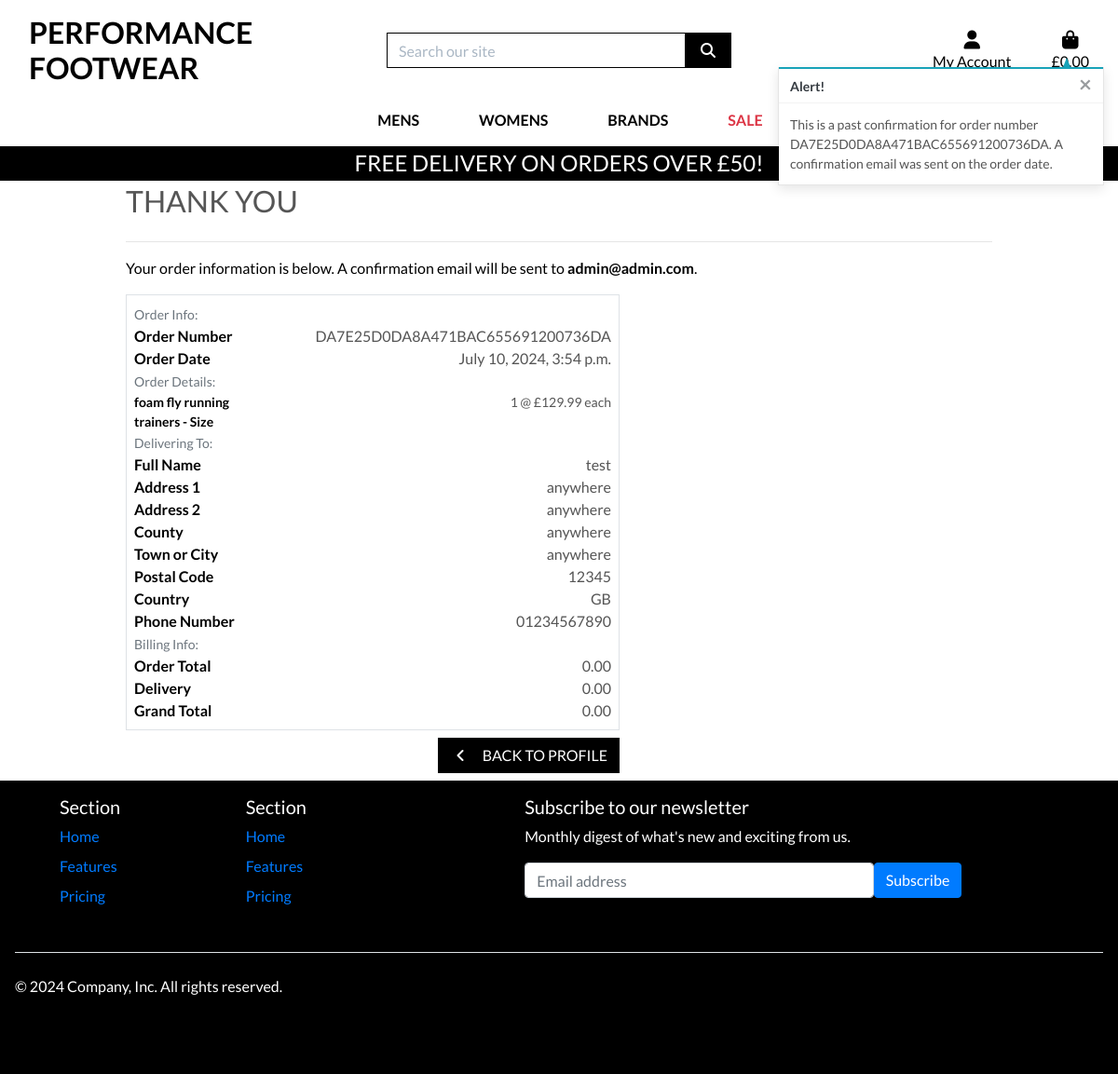
The page /profile/order_history/DA7E25D0DA8A471BAC655691200736DA on the database its author committed.
### checkout/models.py (models this page shows, shortened)
class Order(models.Model):
    order_number = models.CharField(max_length=32, null=False, editable=False)
    user_profile = models.ForeignKey(UserProfile, on_delete=models.SET_NULL,
                                      null=True, blank=True, related_name='orders')
    full_name = models.CharField(max_length=50, null=False, blank=False)
    email = models.EmailField(max_length=254, null=False, blank=False)
    phone_number = models.CharField(max_length=20, null=False, blank=False)
    country = CountryField(blank_label='Country *', null=False, blank=False)
    postcode = models.CharField(max_length=20, null=True, blank=True)
    town_or_city = models.CharField(max_length=40, null=False, blank=False)
    street_address1 = models.CharField(max_length=80, null=False, blank=False)
    street_address2 = models.CharField(max_length=80, null=True, blank=True)
    county = models.CharField(max_length=80, null=True, blank=True)
    date = models.DateTimeField(auto_now_add=True)
    delivery_cost = models.DecimalField(max_digits=6, decimal_places=2, null=False, default=0)
    order_total = models.DecimalField(max_digits=10, decimal_places=2, null=False, default=0)
    grand_total = models.DecimalField(max_digits=10, decimal_places=2, null=False, default=0)
    original_bag = models.TextField(null=False, blank=False, default='')
    stripe_pid = models.CharField(max_length=254, null=False, blank=False, default='')

class OrderLineItem(models.Model):
    order = models.ForeignKey(Order, null=False, blank=False, on_delete=models.CASCADE, related_name='lineitems')
    product = models.ForeignKey(Product, null=False, blank=False, on_delete=models.CASCADE)
    product_size = models.CharField(max_length=2, null=True, blank=True)
    quantity = models.IntegerField(null=False, blank=False, default=0)
    lineitem_total = models.DecimalField(max_digits=6, decimal_places=2, null=False, blank=False, editable=False)
    product_variant = models.ForeignKey(ProductVariant, null=True, blank=True, on_delete=models.CASCADE)

### products/models.py (models this page shows, shortened)
class Product(models.Model):
    GENDER_CHOICES = [
        ('men', 'men'),
        ('women', 'women'),
    ]
    category = models.ForeignKey('Category', null=True,
                                 blank=True, on_delete=models.SET_NULL)
    sku = models.CharField(max_length=254, null=True, blank=True)
    name = models.CharField(max_length=254)
    description = models.TextField()
    has_sizes = models.BooleanField(default=False, null=True, blank=True)
    price = models.DecimalField(max_digits=6, decimal_places=2)
    sale_price = models.DecimalField(max_digits=10, decimal_places=2,
                                     null=True, blank=True)
    rating = models.DecimalField(max_digits=6, decimal_places=2,
                                 null=True, blank=True)
    image_url = models.URLField(max_length=1024, null=True, blank=True)
    image = models.ImageField(null=True, blank=True)
    brand = models.ForeignKey("Brand", null=True, blank=True,
                              on_delete=models.SET_NULL)
    on_sale = models.BooleanField(default=False)
    created_on = models.DateField(default=timezone.now)
    average_rating = models.DecimalField(max_digits=6, decimal_places=2,
                                         null=True, blank=True)
    gender = models.CharField(max_length=10, choices=GENDER_CHOICES,
                              null=True, blank=True)
    materials = models.TextField(null=True, blank=True)
    country_origin = CountryField(blank_label='Country *', null=False, blank=False)

### profiles/views.py (the view)
# urls.py: path('order_history/<order_number>', views.order_history, name='order_history'),
def order_history(request, order_number):
    order = get_object_or_404(Order, order_number=order_number)
    messages.info(request, (
        f'This is a past confirmation for order number {order_number}. '
        'A confirmation email was sent on the order date.'
    ))
    template = 'checkout/checkout_success.html'
    context = {
        'order': order,
        'from_profile': True,
    }
    return render(request, template, context)

### bag/contexts.py (called while the page is built, shortened)
def bag_contents(request):
    bag_items = []
    total = 0
    product_count = 0
    bag = request.session.get('bag', {})
    if total < settings.FREE_DELIVERY_THRESHOLD:
        delivery = total * Decimal(settings.STANDARD_DELIVERY_PERCENTAGE / 100)
        free_delivery_delta = settings.FREE_DELIVERY_THRESHOLD - total
    else:
        delivery = 0
        free_delivery_delta = 0
    grand_total = delivery + total
    context = {
        'bag_items': bag_items,
        'total': total,
        'product_count': product_count,
        'delivery': delivery,
        'free_delivery_delta': free_delivery_delta,
        'free_delivery_threshold': settings.FREE_DELIVERY_THRESHOLD,
        'grand_total': grand_total,
    }
    return context

### checkout/templates/checkout/checkout_success.html (shortened to what this page needs)
{% extends "base.html" %}
{% load static %}
{% block extra_css %}
    <link rel="stylesheet" href="{% static 'checkout/css/checkout.css' %}">
{% endblock %}
{% block page_header %}
    <div class="container header-container">
    </div>
{% endblock %}
{% block content %}
    <div class="overlay"></div>
    <div class="container">
        <div class="row">
            <div class="col">
                <h2 class="logo-font mb-4">Thank You</h2>
                <hr>
                <p class="text-black">Your order information is below. A confirmation email will be sent to <strong>{{ order.email }}</strong>.</p>
            </div>
        </div>
        <div class="row">
            <div class="col-12 col-lg-7">
                <div class="order-confirmation-wrapper p-2 border">
                    <div class="row">
                        <div class="col">
                            <small class="text-muted">Order Info:</small>
                        </div>
                    </div>
                    <div class="row">
                        <div class="col-12 col-md-4">
                            <p class="mb-0 text-black font-weight-bold">Order Number</p>
                        </div>
                        <div class="col-12 col-md-8 text-md-right">
                            <p class="mb-0">{{ order.order_number }}</p>
                        </div>
                    </div>
                    <div class="row">
                        <div class="col-12 col-md-4">
                            <p class="mb-0 text-black font-weight-bold">Order Date</p>
                        </div>
                        <div class="col-12 col-md-8 text-md-right">
                            <p class="mb-0">{{ order.date }}</p>
                        </div>
                    </div>
                    <div class="row">
                        <div class="col">
                            <small class="text-muted">Order Details:</small>
                        </div>
                    </div>
                    {% for item in order.lineitems.all %}
                    <div class="row">
                        <div class="col-12 col-md-4">
                            <p class="small mb-0 text-black font-weight-bold">
                                {{ item.product.name }}{% if item.product_size %} - Size {{ item.product.size|upper }}{% endif %}
                            </p>
                        </div>
                        <div class="col-12 col-md-8 text-md-right">
                            <p class="small mb-0">{{ item.quantity }} @ £{{ item.product.price }} each</p>
                        </div>
                    </div>
                    {% endfor %}
                    <div class="row">
                        <div class="col">
                            <small class="text-muted">Delivering To:</small>
                        </div>
                    </div>
                    <div class="row">
                        <div class="col-12 col-md-4">
                            <p class="mb-0 text-black font-weight-bold">Full Name</p>
                        </div>
                        <div class="col-12 col-md-8 text-md-right">
                            <p class="mb-0">{{ order.full_name }}</p>
                        </div>
                    </div>
                    <div class="row">
                        <div class="col-12 col-md-4">
                            <p class="mb-0 text-black font-weight-bold">Address 1</p>
                        </div>
                        <div class="col-12 col-md-8 text-md-right">
                            <p class="mb-0">{{ order.street_address1 }}</p>
                        </div>
                    </div>
                    {% if order.street_address2 %}
                    <div class="row">
                        <div class="col-12 col-md-4">
                            <p class="mb-0 text-black font-weight-bold">Address 2</p>
                        </div>
                        <div class="col-12 col-md-8 text-md-right">
                            <p class="mb-0">{{ order.street_address2 }}</p>
                        </div>
                    </div>
                    {% endif %}
                    {% if order.county %}
                    <div class="row">
                        <div class="col-12 col-md-4">
                            <p class="mb-0 text-black font-weight-bold">County</p>
                        </div>
                        <div class="col-12 col-md-8 text-md-right">
                            <p class="mb-0">{{ order.county }}</p>
                        </div>
                    </div>
                    {% endif %}
                    <div class="row">
                        <div class="col-12 col-md-4">
                            <p class="mb-0 text-black font-weight-bold">Town or City</p>
                        </div>
                        <div class="col-12 col-md-8 text-md-right">
                            <p class="mb-0">{{ order.town_or_city }}</p>
                        </div>
                    </div>
                    {% if order.postcode %}
                    <div class="row">
                        <div class="col-12 col-md-4">
                            <p class="mb-0 text-black font-weight-bold">Postal Code</p>
                        </div>
                        <div class="col-12 col-md-8 text-md-right">
                            <p class="mb-0">{{ order.postcode }}</p>
                        </div>
                    </div>
                    {% endif %}
                    <div class="row">
                        <div class="col-12 col-md-4">
                            <p class="mb-0 text-black font-weight-bold">Country</p>
                        </div>
                        <div class="col-12 col-md-8 text-md-right">
                            <p class="mb-0">{{ order.country }}</p>
                        </div>
                    </div>
                    <div class="row">
                        <div class="col-12 col-md-4">
                            <p class="mb-0 text-black font-weight-bold">Phone Number</p>
                        </div>
                        <div class="col-12 col-md-8 text-md-right">
                            <p class="mb-0">{{ order.phone_number }}</p>
                        </div>
                    </div>
                    <div class="row">
                        <div class="col">
                            <small class="text-muted">Billing Info:</small>
                        </div>
                    </div>
                    <div class="row">
                        <div class="col-12 col-md-4">
                            <p class="mb-0 text-black font-weight-bold">Order Total</p>
                        </div>
                        <div class="col-12 col-md-8 text-md-right">
                            <p class="mb-0">{{ order.order_total|floatformat:2 }}</p>
                        </div>
                    </div>
                    <div class="row">
                        <div class="col-12 col-md-4">
                            <p class="mb-0 text-black font-weight-bold">Delivery</p>
                        </div>
                        <div class="col-12 col-md-8 text-md-right">
                            <p class="mb-0">{{ order.delivery_cost|floatformat:2 }}</p>
                        </div>
                    </div>
                    <div class="row">
                        <div class="col-12 col-md-4">
                            <p class="mb-0 text-black font-weight-bold">Grand Total</p>
                        </div>
                        <div class="col-12 col-md-8 text-md-right">
                            <p class="mb-0">{{ order.grand_total|floatformat:2 }}</p>
                        </div>
                    </div>
                </div>
            </div>
        </div>
        <div class="row">
			<div class="col-12 col-lg-7 text-right">
                {% if from_profile %}
                    <a href="{% url 'profile' %}" class="btn btn-black rounded-0 my-2">
                        <span class="icon mr-2">
                            <i class="fas fa-angle-left"></i>
                        </span>
                        <span class="text-uppercase">Back to Profile</span>
                    </a>
                {% endif %}
			</div>
		</div>
    </div>
{% endblock %}

### static/css/base.css (style rules this page uses)
html { height: 100%; }
body { background: url('') no-repeat center center fixed; background-size: cover; height: calc(100vh - 164px); color: #555; font-family: 'Lato'; }
.icon { align-items: center; display: inline-flex; justify-content: center; height: 1.5rem; width: 1.5rem; }
.logo-font { text-transform: uppercase; }
.btn-black { background: black; color: white; }
.text-black { color: #000 !important; }
.overlay { height: 100%; width: 100%; top: 0; left: 0; position: fixed; background: white; z-index: -1; }
@media (min-width: 1200px) { .container { max-width: 80%; } }
@media (min-width: 992px) { .header-container { padding-top: 164px; } }

### rows shown on the page
Order: email "admin@admin.com", order_number "DA7E25D0DA8A471BAC655691200736DA", date "July 10, 2024, 3:54 p.m.", full_name "test", street_address1 "anywhere", street_address2 "anywhere", county "anywhere", town_or_city "anywhere", postcode "12345", country "GB", phone_number "01234567890", order_total "0.00", delivery_cost "0.00", grand_total "0.00"
OrderLineItem: product.name "foam fly running trainers", quantity "1", product.price "129.99"

### other values the page prints
{{ free_delivery_threshold }} "50"
{{ message }} "This is a past confirmation for order number DA7E25D0DA8A471BAC655691200736DA. A confirmation email was sent on the order date."
